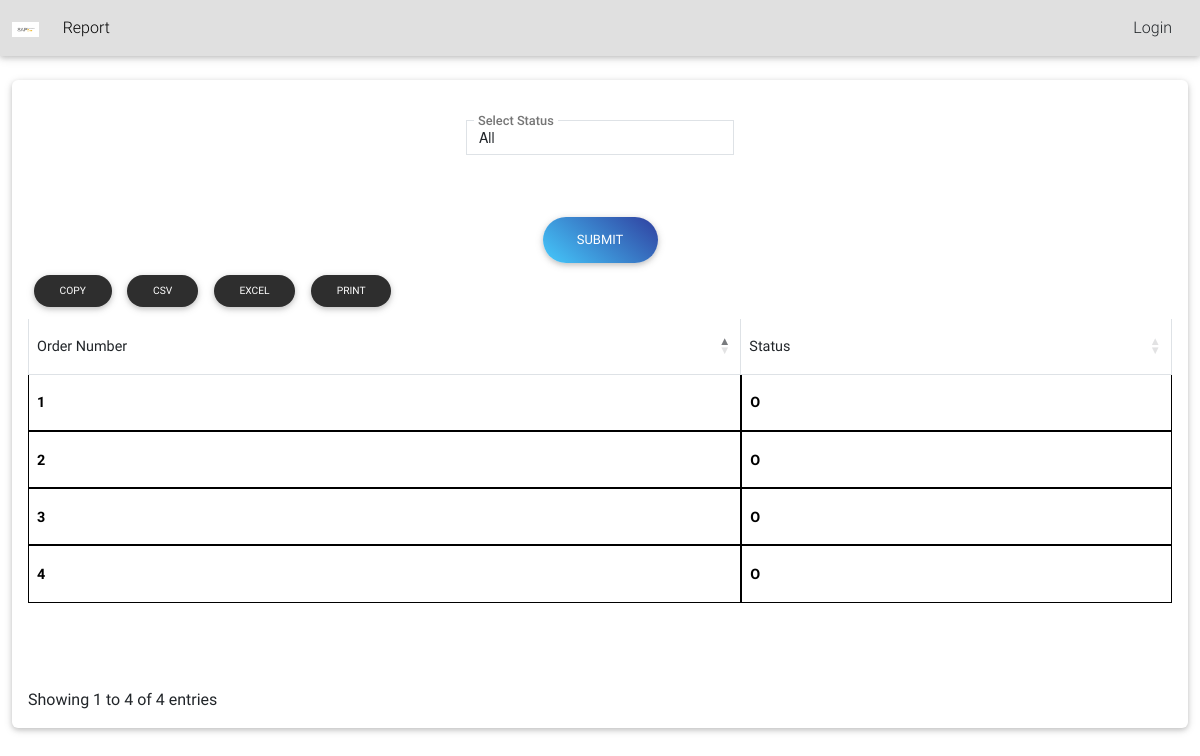
The page /report/Sales/sales_order_status_filter/ on the database as committed earlier.
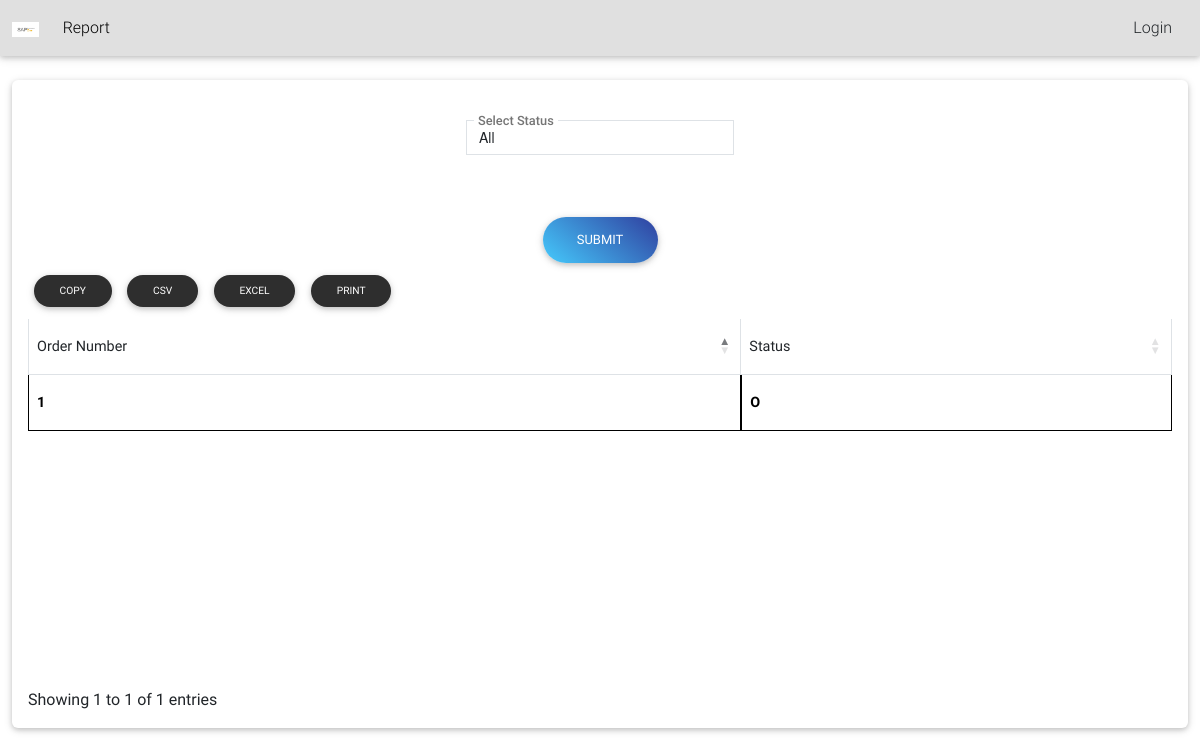
The same page on the database as committed later.
### Sales/models.py (models this page shows, shortened)
class SalesOrderInfo(models.Model):
    Status_CHOICES = [
        ('O', 'Open'),
        ('H', 'Hold'),
        ('C', 'Close'),
        ('F', 'Canceled')
    ]
    status = models.CharField(max_length=1, choices=Status_CHOICES,default='O')
    docNo = models.PositiveIntegerField(default=1, unique=True)
    customerName = models.ForeignKey(BusinessPartner, on_delete=models.CASCADE, null=True, default=None)
    address = models.CharField(max_length=250,blank=True)
    created = models.DateField(default=timezone.now)
    totalAmount = models.DecimalField(max_digits=10, decimal_places=4, null=True, blank=True,default=0)
    totalQty = models.DecimalField(max_digits=10, decimal_places=4, null=True, blank=True, default=0)
    sales_employee = models.ForeignKey(SalesEmployee, on_delete=models.CASCADE, default=1)  # Set the default to an existing SalesEmployee or a specific ID
    owner = models.ForeignKey(User, on_delete=models.CASCADE, null=True, blank=True)
    remarks = models.CharField(max_length=250,default='',blank=True)
    class Meta:
        verbose_name = 'Sales Order'
        verbose_name_plural = 'Sales Order'

### Report/salesorderviews.py (the view)
# urls.py: path('Sales/sales_order_status_filter/', salesorderviews.sales_order_status_filter, name='sales_order_status_filter'),
def sales_order_status_filter(request):
    if request.method == 'POST':
        form = SalesOrderStatusFilterForm(request.POST)
        if form.is_valid():
            status = form.cleaned_data['status']
            if status:
                filtered_orders = SalesOrderInfo.objects.filter(status=status)
            else:
                filtered_orders = SalesOrderInfo.objects.all()
        else:
            filtered_orders = SalesOrderInfo.objects.all()
    else:
        form = SalesOrderStatusFilterForm()
        filtered_orders = SalesOrderInfo.objects.all()
    return render(request, 'sales/sales_order_status_filter.html', {'form': form, 'filtered_orders': filtered_orders})

### Report/forms.py
class SalesOrderStatusFilterForm(forms.Form):
    STATUS_CHOICES = [
        ('', 'All'),  # Include an option to select all statuses
        ('O', 'Open'),
        ('H', 'Hold'),
        ('C', 'Close'),
        ('F', 'Canceled'),
    ]
    status = forms.ChoiceField(choices=STATUS_CHOICES, required=False, label='Select Status')
    def __init__(self, *args, **kwargs):
        super(SalesOrderStatusFilterForm, self).__init__(*args, **kwargs)
        for field_name, field in self.fields.items():
            field.widget.attrs.update({
                'class': 'form-control form-control-sm',
                'id': f"{field_name}",
            })

### Report/templates/sales/sales_order_status_filter.html
{% extends 'basereport.html' %}
{% load static %}
{% block content %}
<section class="section card mb-5">
    <div class="card-body">
{% include '../form.html'%}
{% if filtered_orders %}
    <table id="itemsTable" class="table table-bordered">
        <thead>
            <tr>
                <th>Order Number</th>
                <th>Status</th>
            </tr>
        </thead>
        <tbody>
            {% for order in filtered_orders %}
            <tr>
                <td>{{ order.docNo }}</td>
                <td>{{ order.status }}</td>
            </tr>
            {% empty %}
            <tr>
                <td colspan="2">No matching orders found.</td>
            </tr>
            {% endfor %}
        </tbody>
    </table>
    {% endif %}
    {% endblock %}

Rows that differ between the two databases and show on the page:
removed SalesOrderInfo: docNo "2", status "O"
removed SalesOrderInfo: docNo "3", status "O"
removed SalesOrderInfo: docNo "4", status "O"
Other text that changed with them:
text written by a page script: "COPY CSV EXCEL PRINT Showing 1 to 4 of 4 entries" → "COPY CSV EXCEL PRINT Showing 1 to 1 of 1 entries"
